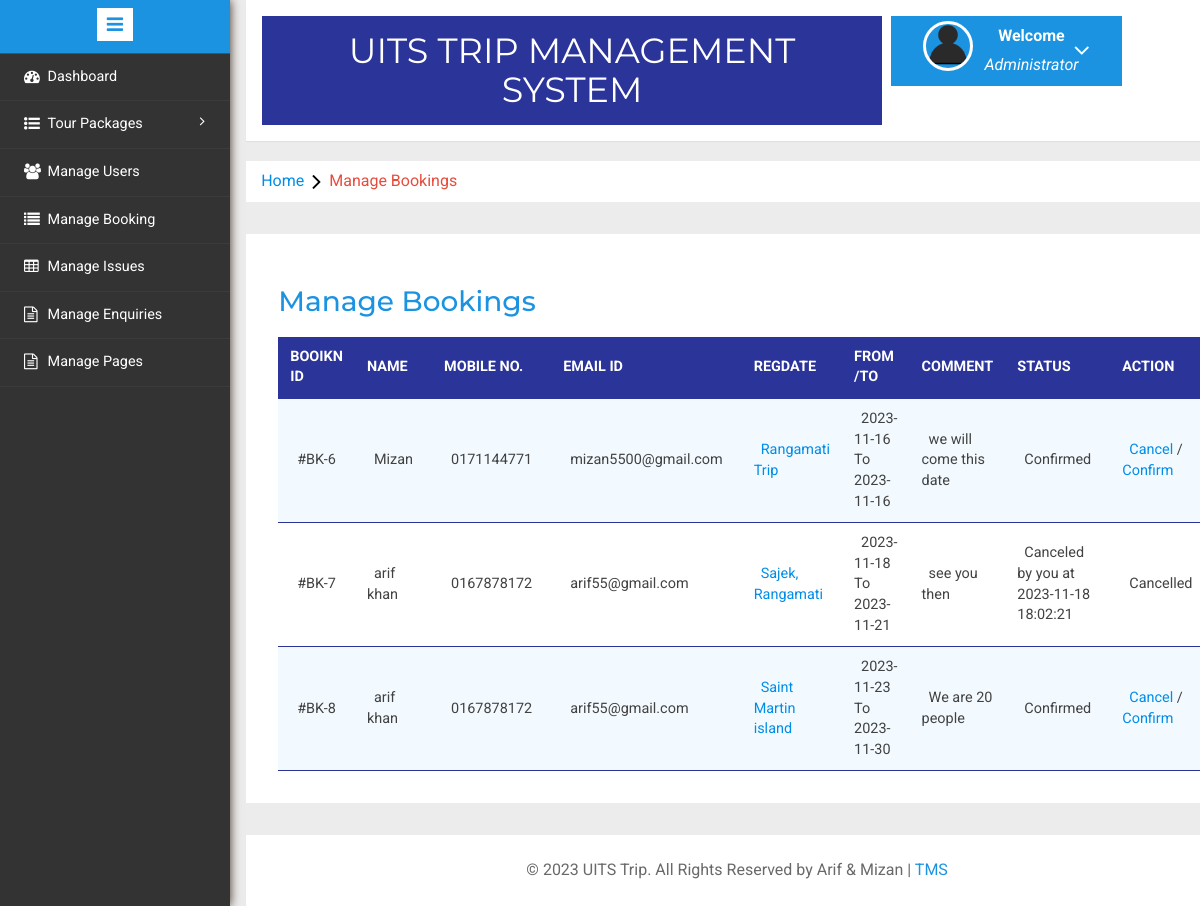
Screenshot of /uits-trip/admin/manage-bookings.php (signed in) with the database file from the repository.
### tables this page shows
CREATE TABLE `tblusers` (
  `id` int(11) NOT NULL,
  `FullName` varchar(100) DEFAULT NULL,
  `MobileNumber` char(10) DEFAULT NULL,
  `EmailId` varchar(70) DEFAULT NULL,
  `Password` varchar(100) DEFAULT NULL,
  `RegDate` timestamp NULL DEFAULT current_timestamp(),
  `UpdationDate` timestamp NULL DEFAULT NULL ON UPDATE current_timestamp()
);

CREATE TABLE `tblbooking` (
  `BookingId` int(11) NOT NULL,
  `PackageId` int(11) DEFAULT NULL,
  `UserEmail` varchar(100) DEFAULT NULL,
  `FromDate` varchar(100) DEFAULT NULL,
  `ToDate` varchar(100) DEFAULT NULL,
  `Comment` mediumtext DEFAULT NULL,
  `RegDate` timestamp NULL DEFAULT current_timestamp(),
  `status` int(11) DEFAULT NULL,
  `CancelledBy` varchar(5) DEFAULT NULL,
  `UpdationDate` timestamp NULL DEFAULT NULL ON UPDATE current_timestamp()
);

CREATE TABLE `tbltourpackages` (
  `PackageId` int(11) NOT NULL,
  `PackageName` varchar(200) DEFAULT NULL,
  `PackageType` varchar(150) DEFAULT NULL,
  `PackageLocation` varchar(100) DEFAULT NULL,
  `PackagePrice` int(11) DEFAULT NULL,
  `PackageFetures` varchar(255) DEFAULT NULL,
  `PackageDetails` mediumtext DEFAULT NULL,
  `PackageImage` varchar(100) DEFAULT NULL,
  `Creationdate` timestamp NULL DEFAULT current_timestamp(),
  `UpdationDate` timestamp NULL DEFAULT NULL ON UPDATE current_timestamp()
);

### uits-trip/admin/manage-bookings.php (the view, shortened to what this page needs)
<?php
include('includes/config.php');
if(strlen($_SESSION['alogin'])==0)
	{
header('location:index.php');
}
else{
	?>
<!DOCTYPE HTML>
<html>
<head>
<link href="css/bootstrap.min.css" rel='stylesheet' type='text/css' />
<link href="css/style.css" rel='stylesheet' type='text/css' />
<link rel="stylesheet" href="css/morris.css" type="text/css"/>
<link href="css/font-awesome.css" rel="stylesheet">
<link rel="stylesheet" type="text/css" href="css/table-style.css" />
<link rel="stylesheet" type="text/css" href="css/basictable.css" />
<link rel="stylesheet" href="css/icon-font.min.css" type='text/css' />
</head>
<body>
   <div class="page-container">
<div class="left-content">
	   <div class="mother-grid-inner">
				<?php include('includes/header.php');?>
				</div>
<ol class="breadcrumb">
                <li class="breadcrumb-item"><a href="index.html">Home</a><i class="fa fa-angle-right"></i>Manage Bookings</li>
            </ol>
<div class="agile-grids">
				<div class="agile-tables">
					<div class="w3l-table-info">
					  <h2>Manage Bookings</h2>
					    <table id="table">
						<thead>
						  <tr>
						  <th>Booikn id</th>
							<th>Name</th>
							<th>Mobile No.</th>
							<th>Email Id</th>
							<th>RegDate </th>
							<th>From /To </th>
							<th>Comment </th>
							<th>Status </th>
							<th>Action </th>
						  </tr>
						</thead>
						<tbody>
<?php $sql = "SELECT tblbooking.BookingId as bookid,tblusers.FullName as fname,tblusers.MobileNumber as mnumber,tblusers.EmailId as email,tbltourpackages.PackageName as pckname,tblbooking.PackageId as pid,tblbooking.FromDate as fdate,tblbooking.ToDate as tdate,tblbooking.Comment as comment,tblbooking.status as status,tblbooking.CancelledBy as cancelby,tblbooking.UpdationDate as upddate from tblusers join  tblbooking on  tblbooking.UserEmail=tblusers.EmailId join tbltourpackages on tbltourpackages.PackageId=tblbooking.PackageId";
$query = $dbh -> prepare($sql);
$query->execute();
$results=$query->fetchAll(PDO::FETCH_OBJ);
$cnt=1;
if($query->rowCount() > 0)
{
foreach($results as $result)
{				?>
						  <tr>
							<td>#BK-<?php echo htmlentities($result->bookid);?></td>
							<td><?php echo htmlentities($result->fname);?></td>
							<td><?php echo htmlentities($result->mnumber);?></td>
							<td><?php echo htmlentities($result->email);?></td>
							<td><a href="update-package.php?pid=<?php echo htmlentities($result->pid);?>"><?php echo htmlentities($result->pckname);?></a></td>
							<td><?php echo htmlentities($result->fdate);?> To <?php echo htmlentities($result->tdate);?></td>
								<td><?php echo htmlentities($result->comment);?></td>
								<td><?php if($result->status==0)
{
echo "Pending";
}
if($result->status==1)
{
echo "Confirmed";
}
if($result->status==2 and  $result->cancelby=='a')
{
echo "Canceled by you at " .$result->upddate;
}
?></td>
<?php if($result->status==2)
{
	?><td>Cancelled</td>
<?php } else {?>
<td><a href="manage-bookings.php?bkid=<?php echo htmlentities($result->bookid);?>" onclick="return confirm('Do you really want to cancel booking')" >Cancel</a> / <a href="manage-bookings.php?bckid=<?php echo htmlentities($result->bookid);?>" onclick="return confirm('booking has been confirm')" >Confirm</a></td>
<?php }?>
						  </tr>
						 <?php $cnt=$cnt+1;} }?>
						</tbody>
					  </table>
					</div>
			</div>
<?php include('includes/footer.php');?>
</div>
</div>
						<?php include('includes/sidebarmenu.php');?>
							</div>
</body>
</html>
<?php } ?>

### uits-trip/admin/css/table-style.css (style rules this page uses)
table { background: white; border-collapse: collapse; margin: 1.25em 0 0; width: 100%; }
table tr, table th, table td { border: none; border-bottom: 1px solid #2b3499; font-size: 0.95em; }
table th, table td { padding: 10px 12px; text-align: left; }
table th { background: #2b3499; color: #fff; text-transform: uppercase; }
table tr td { background: #f3faff; color: #424242; }
table tr:nth-of-type(2n + 2) td { background: #ffffff; }
table { width: 100%; }

### rows the page displays
tblusers: tblbooking.BookingId "6", FullName "Mizan", MobileNumber "0171144771", EmailId "mizan5500@gmail.com", tbltourpackages.PackageName "Rangamati Trip", tblbooking.FromDate "2023-11-16", tblbooking.ToDate "2023-11-16", tblbooking.Comment "we will come this date", shows "Confirmed"
tblusers: tblbooking.BookingId "7", FullName "arif khan", MobileNumber "0167878172", EmailId "arif55@gmail.com", tbltourpackages.PackageName "Sajek, Rangamati", tblbooking.FromDate "2023-11-18", tblbooking.ToDate "2023-11-21", tblbooking.Comment "see you then", tblbooking.UpdationDate "2023-11-18 18:02:21", shows "Cancelled", tblbooking.BookingId "8", tbltourpackages.PackageName "Saint Martin island", tblbooking.FromDate "2023-11-23", tblbooking.ToDate "2023-11-30", tblbooking.Comment "We are 20 people", shows "Confirmed"
